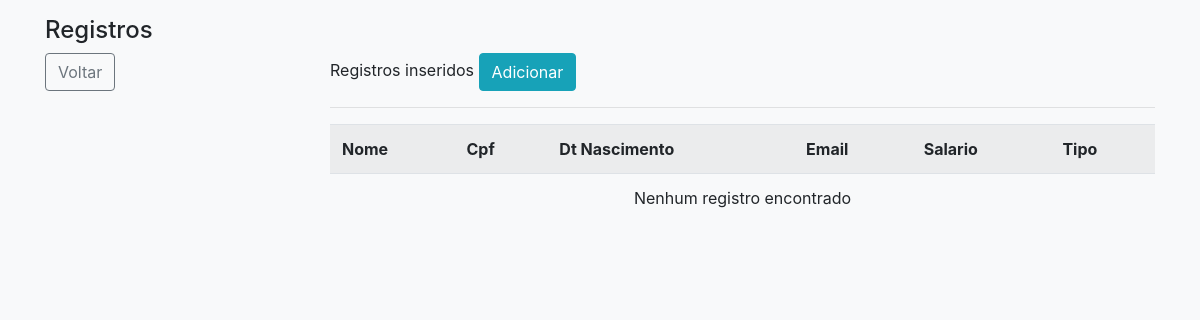
The app's page /registros/funcionario/, older data.
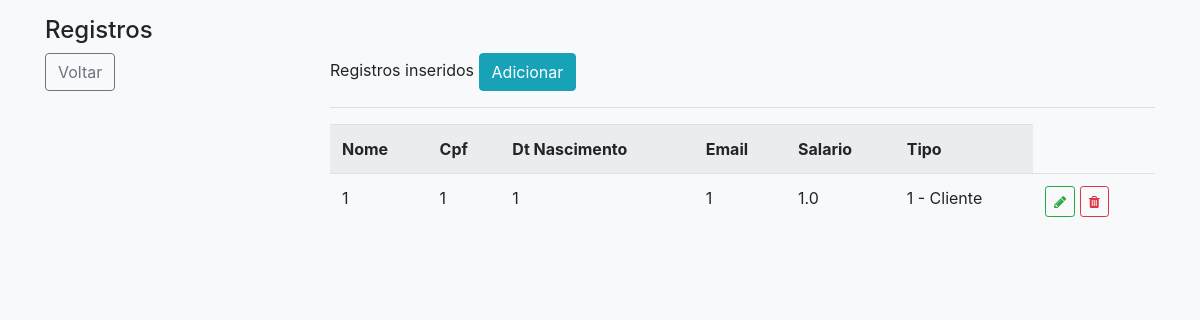
The same page, newer data.
### cadastros/models.py (models this page shows, shortened)
class Funcionario(models.Model):
    cod_funcionario = models.AutoField(primary_key=True)
    nome = models.CharField(max_length=50, verbose_name='Nome do Usuario')
    cpf = models.CharField(max_length=11, verbose_name='CPF do Usuario')
    dt_nascimento = models.CharField(max_length=11, verbose_name='Data de nascimento')
    email = models.CharField(max_length=50, verbose_name='Email do Usuario')
    senha = models.CharField(max_length=150, verbose_name='Senha')
    salario = models.FloatField(max_length=1000, verbose_name='Salario')
    dt_hr_admicao = models.DateTimeField()
    dt_hr_demicao = models.DateTimeField()
    tipo = models.ForeignKey(Tipo, on_delete=models.PROTECT)

class Tipo(models.Model):
    cod_tipo = models.AutoField(primary_key=True)
    nome = models.CharField(max_length=50, verbose_name='Tipo de pessoa')
    def __str__ (self):
        return str(self.cod_tipo) + " - " + self.nome

### cadastros/views.py (the view)
# urls.py: path('registros/funcionario/', FuncionarioList.as_view(), name='registros-funcionario'),
class FuncionarioList(ListView):
	model = Funcionario
	template_name = 'cadastros/registros/funcionario.html'

### cadastros/templates/cadastros/registros/funcionario.html (shortened to what this page needs)
{% extends 'paginas/padrao.html' %}
{% load static %}
    {% block menu %}
    <h4 class="white">Registros</h4>
    {% endblock %}
        {% block lateral %}
        <a href="/"><button type="button" class="btn btn-outline-secondary">Voltar</button></a>
        {% endblock %}
        {% block conteudo%}
        <p>Registros inseridos <a href="{% url 'cadastrar-funcionario' %}"><button type="button" class="btn btn-info">Adicionar</button></a><p></p></p>
        <hr>
        <div class="table-responsive">
            <table class="table table-striped">
                <tr>
                    <th>Nome</th>
                    <th>Cpf</th>
                    <th>Dt Nascimento</th>
                    <th>Email</th>
                    <th>Salario</th>
                    <th>Tipo</th>
                </tr>
                {% for funcionario in object_list %}
                <tr>
                    <td>{{ funcionario.nome }}</td>
                    <td>{{ funcionario.cpf }}</td>
                    <td>{{ funcionario.dt_nascimento }}</td>
                    <td>{{ funcionario.email }}</td>
                    <td>{{ funcionario.salario }}</td>
                    <td>{{ funcionario.tipo }}</td>
                    <td>
                        <a href="{% url 'editar-funcionario' funcionario.pk %}" class="btn btn-outline-success btn-sm" title="Editar"><i class="fa fa-pencil " aria-hidden="true"></i></a>
                        <a href="{% url 'excluir-funcionario' funcionario.pk %}" class="btn btn-outline-danger btn-sm" title="Excluir"><i class="fa fa-trash" aria-hidden="true"></i></a>
                    </td>
                </tr>
                {% empty %}
                <tr>
                    <td colspan="7" align="center">Nenhum registro encontrado</td>
                </tr>
                {% endfor %}
            </table>
        </div>
       {% endblock%}

### paginas/templates/paginas/padrao.html (shortened to what this page needs)
{% load static %}
<!DOCTYPE html>
<html lang="pt-br">
<head>
    <link rel="stylesheet" href="{% static 'css/bootstrap.min.css' %}">
    <link href="{% static 'css/bootstrap.min.css' %}" rel="stylesheet">
    <link href="{% static 'css/font-awesome.min.css' %}" rel="stylesheet">
</head>
<body class="bg-light py-3">
    <div class="container">
        {% block menu %}{% endblock %}
        <div class="row">
            <div class="col-lg-3">
                {% block lateral %}
                {% endblock %}
            </div>
            <div class="col-lg">
                {% block conteudo%}{% endblock%}
            </div>
        </div>
    </div>
</body>
</html>

Row changes from the older to the newer data that the page shows:
added Funcionario: nome "1", cpf "1", dt_nascimento "1", email "1", salario "1.0", tipo "1 - Cliente"
Text that changed along with them:
text no longer shown: "Nenhum registro encontrado"
